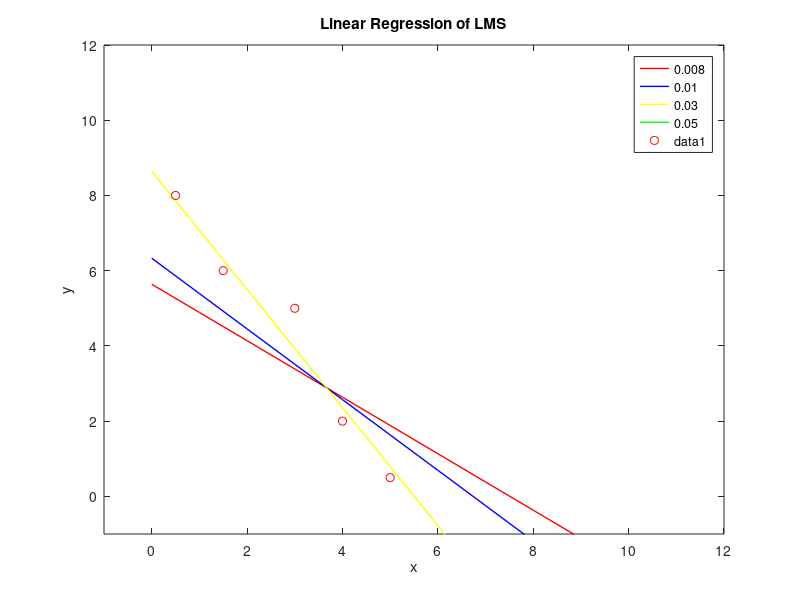
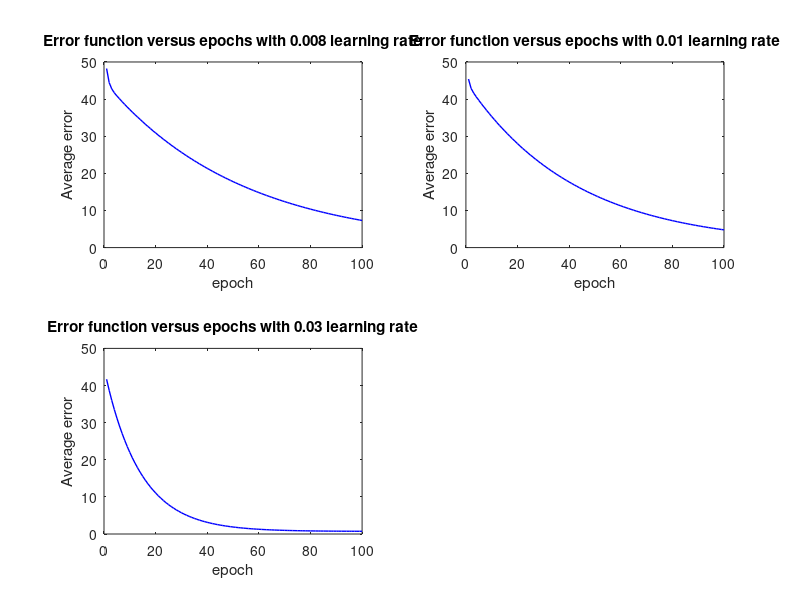

MATLAB code for these plots, in order:
%init
clc;clf;clear;

%para
eta_a=0.008;
eta_b=0.01;
eta_c=0.03;
eta_d=0.05;
i=1;
t=0;
epoch=100;
w0_a=zeros(1,epoch);
w1_a=zeros(1,epoch);
e1_a=zeros(1,epoch);
w0_b=zeros(1,epoch);
w1_b=zeros(1,epoch);
e1_b=zeros(1,epoch);
w0_c=zeros(1,epoch);
w1_c=zeros(1,epoch);
e1_c=zeros(1,epoch);
w0_d=zeros(1,epoch);
w1_d=zeros(1,epoch);
e1_d=zeros(1,epoch);

%input
x=[1,0.5;1,1.5;1,3;1,4.0;1,5.0];
d=[8.0,6.0,5,2,0.5];
w_a=rand(1,2);
w_b=rand(1,2);
w_c=rand(1,2);
w_d=rand(1,2);

%learning procedure
while (t<epoch)
    w0_a(i)=w_a(1);   %this number is b%
    w1_a(i)=w_a(2);   %this number is w%
    w0_b(i)=w_b(1);   %this number is b%
    w1_b(i)=w_b(2);   %this number is w%
    w0_c(i)=w_c(1);   %this number is b%
    w1_c(i)=w_c(2);   %this number is w%
    w0_d(i)=w_d(1);   %this number is b%
    w1_d(i)=w_d(2);   %this number is w%
    
    y_a=w_a*x';
    e_a=d-y_a;
    e1_a(i)=e_a*e_a'/2;
    w_a=w_a+eta_a*e_a*x; 
    
    y_b=w_b*x';
    e_b=d-y_b;
    e1_b(i)=e_b*e_b'/2;
    w_b=w_b+eta_b*e_b*x; 
    
    y_c=w_c*x';
    e_c=d-y_c;
    e1_c(i)=e_c*e_c'/2;
    w_c=w_c+eta_c*e_c*x;
    
    y_d=w_d*x';
    e_d=d-y_d;
    e1_d(i)=e_d*e_d'/2;
    w_d=w_d+eta_d*e_d*x; 
    
    t=t+1;
    i=i+1;
end

w_lms_a=w1_a(epoch);%LMS%
b_lms_a=w0_a(epoch);
x_num=0:epoch;
y1_a=w_lms_a.*x_num+b_lms_a;

w_lms_b=w1_b(epoch);%LMS%
b_lms_b=w0_b(epoch);
x_num=0:epoch;
y1_b=w_lms_b.*x_num+b_lms_b;

w_lms_c=w1_c(epoch);%LMS%
b_lms_c=w0_c(epoch);
x_num=0:epoch;
y1_c=w_lms_c.*x_num+b_lms_c;

w_lms_d=w1_d(epoch);%LMS%
b_lms_d=w0_d(epoch);
x_num=0:epoch;
y1_d=w_lms_d.*x_num+b_lms_d;

figure(1)
plot(x_num,y1_a,'color','r','LineWidth',1);
hold on;
plot(x_num,y1_b,'color','b','LineWidth',1);
hold on;
plot(x_num,y1_c,'color','y','LineWidth',1);
hold on;
plot(x_num,y1_d,'color','g','LineWidth',1);
hold on;
legend('0.008','0.01','0.03','0.05');
scatter([0.5,1.5,3,4.0,5.0],[8.0,6.0,5,2,0.5],'r','o');
axis([-1,12,-1,12]);
title('Linear Regression of LMS');
xlabel('x');
ylabel('y');

%Plot Trajectory of error
figure(5)
subplot(2,2,1);
x_epoch=1:epoch;
plot(x_epoch,e1_a,'color','b','LineWidth',1);
hold on;
title('Error function versus epochs with 0.008 learning rate');
xlabel('epoch');
ylabel('Average error');

subplot(2,2,2);
x_epoch=1:epoch;
plot(x_epoch,e1_b,'color','b','LineWidth',1);
hold on;
title('Error function versus epochs with 0.01 learning rate');
xlabel('epoch');
ylabel('Average error');

subplot(2,2,3);
x_epoch=1:epoch;
plot(x_epoch,e1_c,'color','b','LineWidth',1);
hold on;
title('Error function versus epochs with 0.03 learning rate');
xlabel('epoch');
ylabel('Average error');

subplot(2,2,4);
x_epoch=1:epoch;
plot(x_epoch,e1_d,'color','b','LineWidth',1);
hold on;
title('Error function versus epochs with 0.05 learning rate');
xlabel('epoch');
ylabel('Average error');
